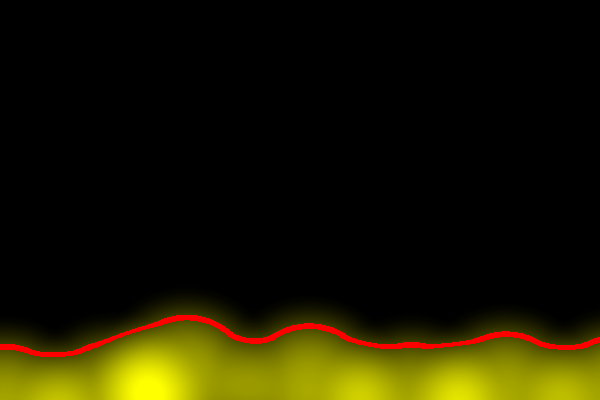
Frame 1 (no input)
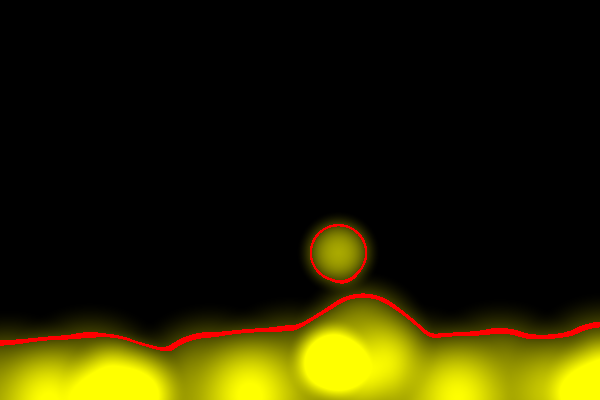
Frame 60 (the mouse pressed at the canvas centre just before this capture)
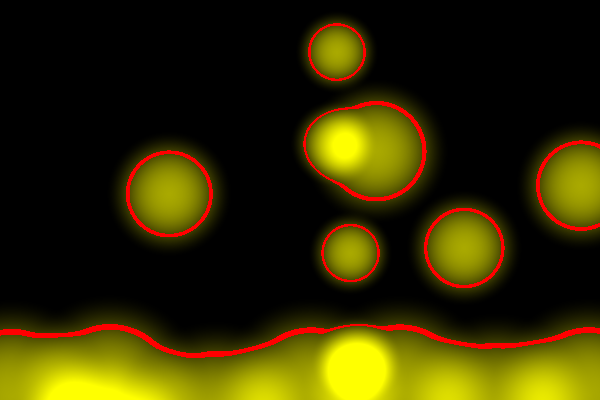
Frame 120 (the mouse held since frame 60 and released just before this capture)

The Processing sketch that drew these frames (run headless with seeded random() and noise(); from frame 60 on, the mouse is pressed at the canvas centre):

// Processing sketch: blob18
// ── blob18.pde
PImage Img;
float [][] Temperature;
float MinBlobVal = 0.01831564; 
WarmBlob [] WarmWax;
HotBlob [] HotWax;

void setup() {
   size(600, 400);
   Img = createImage(width, height, RGB);
   Temperature = new float[height][width];

   makeWax();
}

void draw() {
   zeroTemperature();
   for (int i=0; i<WarmWax.length; i++) {
     WarmWax[i].move();
     WarmWax[i].render();
   }
   for (int i=0; i<HotWax.length; i++) {
     HotWax[i].move();
     HotWax[i].render();
   }
   
   Img.loadPixels();
   buildImage();
   Img.updatePixels();
   image(Img, 0, 0);
}

void makeWax() {
   int numWarmBlobs = 1+int(width/100);
   WarmWax = new WarmBlob[numWarmBlobs];
   int xcenter = 0;
   for (int i=0; i<numWarmBlobs; i++) {
      WarmWax[i] = new WarmBlob(i*100, height, 100);
   }
   int numHotBlobs = 10;
   HotWax = new HotBlob[numHotBlobs];
   for (int i=0; i<numHotBlobs; i++) {
      HotWax[i] = new HotBlob();
   }
}

void zeroTemperature() {
   for (int y=0; y<height; y++) {
      for (int x=0; x<width; x++) {
         Temperature[y][x] = 0;
      }
   }
}

void buildImage() {
   for (int y=0; y<height; y++) {
      for (int x=0; x<width; x++) {
         float midT = 0.4;
         float rangeT = 0.05;
         if (abs(Temperature[y][x] - midT) < rangeT) {
            Img.set(x, y, color(255, 0, 0));
         } else {
            float t = map(Temperature[y][x], 0, 1.5, 0, 255);
            Img.set(x, y, color(t, t, 0));
         }
      }
   }
}

class Blob {
   float cx, cy;   // blob center
   float r;        // blob radius
   float xangle, xinc, xrad;  // for wobbling blobs left-right
   float yangle, yinc, yrad;  // for wobbling blobs up-down
   float xorig, yorig;        // starting x and y

   Blob(float acx, float acy, float ar) {
      cx = acx;
      cy = acy;
      r = ar;
      startWobbles(radians(20)*random(-1, 1), r*random(0.1, 0.3),    
                   radians(20)*random(-1, 1), r*random(0.1, 0.3));
   }

   void startWobbles(float axinc, float axrad, float ayinc, float ayrad) {
      xangle = random(0, radians(360));
      yangle = random(0, radians(360));
      xinc = axinc;
      yinc = ayinc;
      xrad = axrad;
      yrad = ayrad;
      xorig = cx;
      yorig = cy;
   }
   
   void move() {
      cx = xorig + (xrad * cos(xangle));
      cy = yorig + (yrad * cos(yangle));
      xangle += xinc;
      yangle += yinc;
   }

   void render() {
      int lox = max(0, int(cx-r));
      int hix = min(width, int(cx+r));
      int loy = max(0, int(cy-r));
      int hiy = min(height, int(cy+r));
      for (int y=loy; y<hiy; y++) {
         for (int x=lox; x<hix; x++) { 
            float d2 = sq(x-cx)+sq(y-cy);
            if (d2 > r*r) continue;
            float d = sqrt(d2);
            float h = map(d, 0, r, 1, 0);
            float v = exp(-4*h*h);
            v = map(v, 1, MinBlobVal, 0, 1);  
            Temperature[y][x] += v;
         }
      }
   }
}

class WarmBlob extends Blob {
     
   WarmBlob(float acx, float acy, float ar) {
      super(acx, acy, ar);
      startWobbles(radians(3)*random(-1, 1), ar*random(0.1, 0.2),
                   radians(3)*random(-1, 1), ar*random(0.1, 0.2));
   }
}

class HotBlob extends Blob {
   float vx, vy;   // speed per frame

   HotBlob() {
      // We must call the Blob constructor
      super(0, 0, 0);
      restart(true);
   }
  
   void restart(boolean firstTime) {
      r = random(40, 100);
      cx = random(width);
      cy = height+r;
      if (firstTime) cy += random(height);
      vx = random(-.1, .1);
      vy = map(r, 40, 100, -4, -2) * random(0.8, 1.2);
      startWobbles(radians(2)*random(-1, 1), r*random(0.3, 0.6),
                   radians(2)*random(-1, 1),   random(0.3, 0.6));
   }
  
   void move() {
      xorig += vx;
      yorig += vy;
      super.move();
      if (cy+r < 0) {
         restart(false);
      }
   }
}
